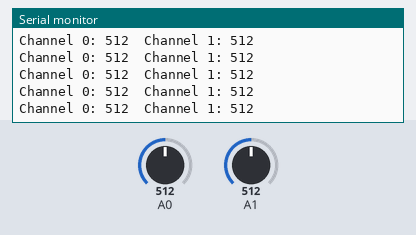
Recording of a sketch running on a simulated Arduino Uno, built with avr-gcc and run on an emulated ATmega328P. Shown: the last lines printed to the serial monitor. Inputs (shaded band) come from the test bench; at power-on: A0 = 512, A1 = 512. No radio packets arrive unless stated.

Above: at 4.2 s.
4.3 s: A0 set to 11
At 4.61 s:
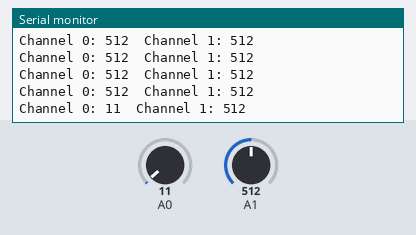
7.3 s: A0 set to 8
At 7.44 s:
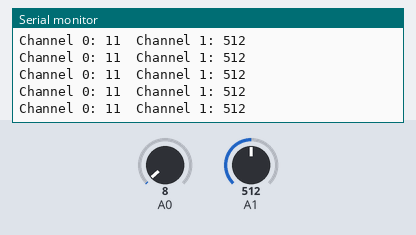
Timing chart, 0 to 10.3 s (numbered marks = the images above; inputs shaded):
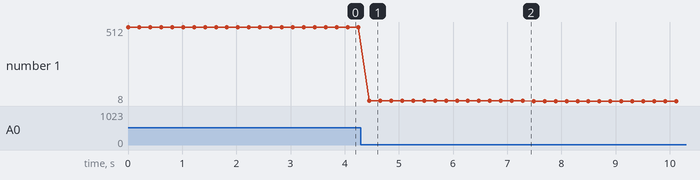

The sketch:

HAZITECH_Cybertruck_TX.ino
```cpp
// HAZI TECH
// Programmed by Hasitha Jayasundara
// Visit my YouTube Channel for more info - http://www.youtube.com/c/HAZITECH?sub_confirmation=1

#include <SPI.h>
#include <nRF24L01.h>
#include <RF24.h>
RF24 radio(8, 9); // CE, CSN
const byte address[6] = "00001";
char xyData[32] = "";
int channel[2];

void setup()
{
  Serial.begin(9600);
  radio.begin();
  radio.openWritingPipe(address);
  radio.setPALevel(RF24_PA_MAX);
  radio.stopListening();
}

void loop()
{
  channel[0] = analogRead(A0);
  channel[1] = analogRead(A1);

  radio.write(channel, sizeof(channel));

  // Kiírás a soros monitorra
  Serial.print("Channel 0: ");
  Serial.print(channel[0]);
  Serial.print("\tChannel 1: ");
  Serial.println(channel[1]);

  delay(200); // Várakozás 1 másodpercig
}
```

Measured:
- after the input at 4.3 s, the serial monitor: prints a new line after 0.16 s (image 1)
- plotted number 1: 512 → 11 after the input at 4.3 s, 11 → 8 after the input at 7.3 s
